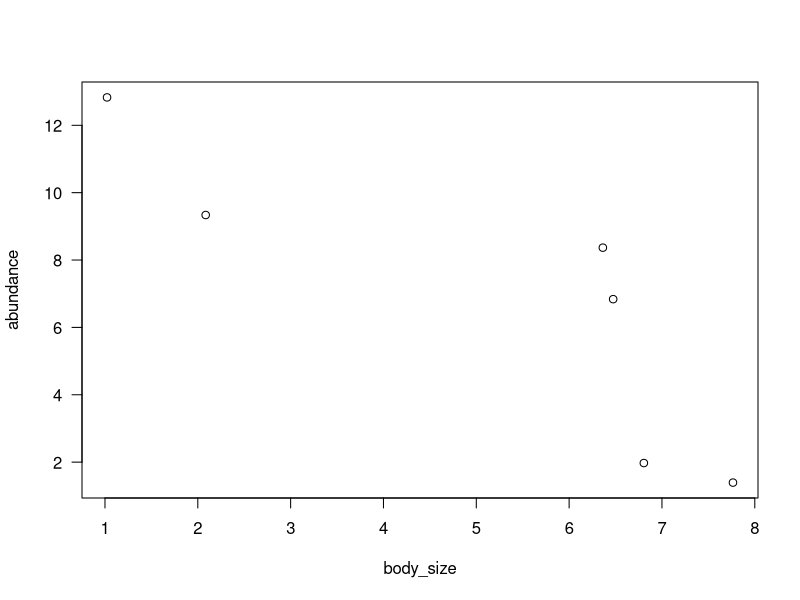
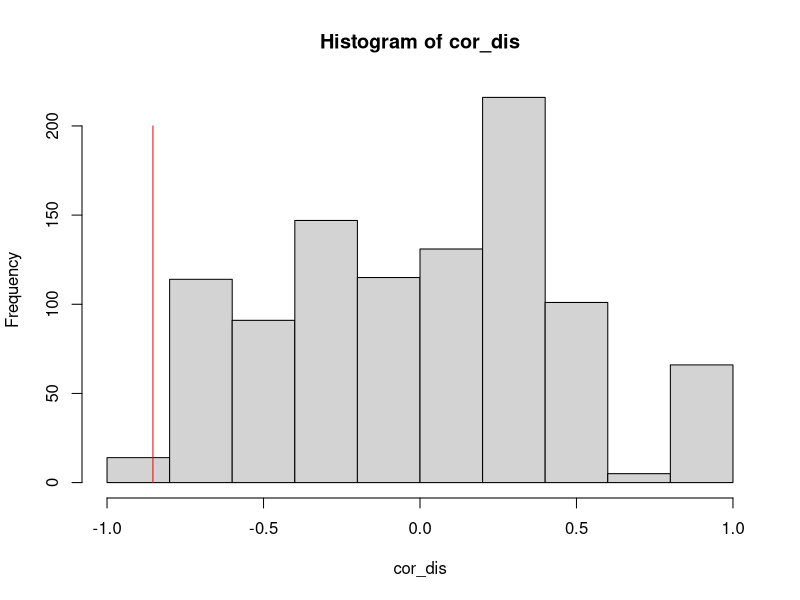
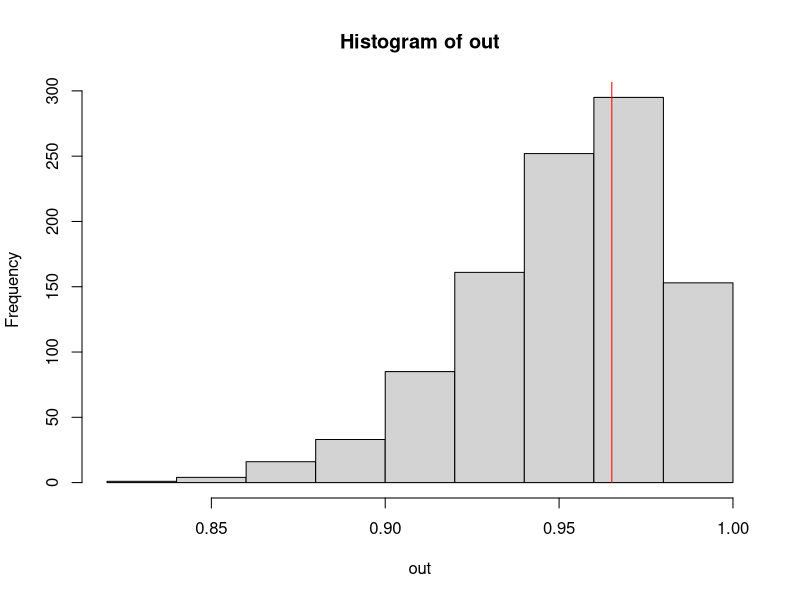

Generate these figures, in order, with R: (Note: this script raises an error after producing the figures.)
#This script plays with null models as a way to learn functions and
  #practice loops.

#A simple null model used to test correlations----

#The data
abundance <- sort(runif(n = 6, min = 1, max = 13))
body_size <- sort(runif(n = 6, min = 1, max = 9), decreasing = TRUE)
plot(abundance ~ body_size, las = 1)
(corr <- cor(abundance,body_size))
cor.test(abundance,body_size)

#The null model:
#idea: Brake all processes except for the process of interest and compare the
#observed with the expected data.

#In this case we want to test if this correlation may be due to randomness.
#We brake then the "body_size" process and left only randomness. use `sample()`

cor(sample(body_size, size = length(body_size), replace = FALSE), abundance)

#we do it 1000 times
#cor_dis <- c()
cor_dis <- rep(NA, 1000)
for (k in 1:1000){
  cor_dis[k] <- cor(sample(body_size, size = length(body_size), replace = FALSE), abundance)
}


#plot
hist(cor_dis)
lines(c(corr, corr), c(0,200), col = "red")

#test p-value
(p <- pnorm(corr, mean = mean(cor_dis), sd = sd(cor_dis)))
#Or using the real distribution directly
length(cor_dis[which(cor_dis < corr)])/1000

#Another example----
#We observe a pattern: How uneven are abundance distributions?
abundance <- round(runif(n = 6, min = 1, max = 13))
#calculate pielou's evenees (shannon/logarithm of number of species)
#Shannon The proportion of species i relative to the total number of species
#(pi) is calculated, and then multiplied by the natural logarithm of
#this proportion (lnpi). The resulting product is summed across species,
#and multiplied by -1:
J <- function(v){
  p <- v/sum(v)
  S <- -sum(p * log(p))
  S/log(length(v))
}
eve <- J(abundance)
#is this eveness higher than expected?
#calculate evenness of a random assembly
#tip: we need to sample 36 individuals and assign them a species randomly
#then, we can group per species.
rand <- sample(c(1:6), sum(abundance), replace = TRUE)
abundance2 <- table(rand)
#abundance2 <- hist(rand, breaks = seq(0,6,1))$counts #this does the same, plots store data!
#Calculate J of the simulated community
J2 <- J(abundance2)
# now make it 1000 times
init <- Sys.time()
#out <- c() #slower
out <- rep(NA, 1000)
for(i in 1:1000){
  rand <- sample(c(1:6), sum(abundance), replace = TRUE)
  abundance2 <- table(rand)
  J2 <- J(abundance2)
  out <- c(out, J2)
}
end <- Sys.time()
print(init - end)

#calculate p-value
hist(out)
lines(c(eve, eve), c(0,1000), col = "red")
(p <- pnorm(eve, mean = mean(out, na.rm = TRUE), sd = sd(out, na.rm = TRUE)))
#Or using the real distribution directly
length(out[which(out < eve)])/1000

#functionalize it
null_function <- function(x, iterations = 1000){
  #calulate observed values
  n <- length(x)
  eve <- J(x) #observed eveness
  # make a loop
  out_bs <- c()
  for(i in 1:iterations){
    rand <- sample(c(1:n), sum(x), replace = TRUE)
    x2 <- table(rand)
    J2 <- J(x2)
    out_bs <- c(out_bs, J2)
  }
  #And test significance
  out <- length(out_bs[which(out_bs < eve)])/iterations
  print(paste("The eveness value observed is ",
              round(eve, digits = 2), "and the probablility of ocurring by chance is ",
              round(out, digits = 2)))
}

null_function(c(3,4,4,4,5,6,6,8,8))
null_function(c(1,2,2,3,4,6,8,9,9))
null_function(c(1,1,1,1,1,1,1,1,100))

#make a package!

#What if the loop is too slow... we can use lapply
init <- Sys.time()
null_function(round(runif(1000,30,35)))
end <- Sys.time()
print(init - end)

#functionalize using lappy
null_function_apply <- function(x, iterations = 1000){
  #calulate observed values
  n <- length(x)
  eve <- J(x) #observed eveness
  # Use lapply for the loop
  out_bs <- lapply(1:iterations, function(i) {
    rand <- sample(c(1:n), sum(x), replace = TRUE)
    x2 <- table(rand)
    J(x2)
  })
  # Convert the list to a vector
  out_bs <- unlist(out_bs)
  #And test significance
  out <- length(out_bs[which(out_bs < eve)])/iterations
  print(paste("The eveness value observed is ",
              round(eve, digits = 2), "and the probablility of ocurring by chance is ",
              round(out, digits = 2)))
}

init <- Sys.time()
null_function_apply(round(runif(1000,30,35)))
end <- Sys.time()
print(init - end)

#even faster
#functionalize the part inside of the loop only
library(future.apply)
null_function_fapply <- function(x, iterations = 1000){
  #calulate observed values
  n <- length(x)
  eve <- J(x) #observed eveness
  # Use lapply for the loop
  out_bs <- future_lapply(1:iterations, function(i) {
    rand <- sample(c(1:n), sum(x), replace = TRUE)
    x2 <- table(rand)
    J(x2)
  }, future.seed = NULL)
  # Convert the list to a vector
  out_bs <- unlist(out_bs)
  #And test significance
  out <- length(out_bs[which(out_bs < eve)])/iterations
  print(paste("The eveness value observed is ",
              round(eve, digits = 2), "and the probablility of ocurring by chance is ",
              round(out, digits = 2)))
}

plan(multisession)
init <- Sys.time()
null_function_fapply(round(runif(1000,30,35)))
end <- Sys.time()
print(init - end)

#null model 2.
#We want to test now if body size is driving the evenness patterns.
#we create a null model where body_size is the only responsible of the
#observed pattern
abundance <- c(1,3,4,7,8,13)
body_size <- c(9,6,5,3,2,1)
#Do one iteration
sum(abundance)
sample(c(1:6), 36, replace = TRUE, prob = body_size)
# make a loop
out_bs <- c()
for(i in 1:1000){
  rand <- sample(c(1:6), 36, replace = TRUE, prob = body_size)
  abundance2 <- table(rand)
  J2 <- J(abundance2)
  out_bs <- c(out_bs, J2)
}
#And test significance
hist(out_bs)
lines(c(eve, eve), c(0,400), col = "red")
(p <- pnorm(eve, mean = mean(out_bs, na.rm = TRUE), sd = sd(out_bs, na.rm = TRUE)))
(p <- 1- pnorm(eve, mean = mean(out_bs, na.rm = TRUE), sd = sd(out_bs, na.rm = TRUE)))
#we remove NA's as in function J, log(richness) is NA when a species abundance is 0.
#basically we ignore those cases, as we are only interested in communities with all species
#having positive abundances.
#Or using the real distribution directly
length(out_bs[which(out_bs < eve)])/1000

#Functionalize it

null_function2 <- function(x, cond, iterations = 1000){
  # make a loop
  n <- length(x)
  eve <- J(x)
  out_bs <- c()
  for(i in 1:iterations){
    rand <- sample(c(1:n), sum(x), replace = TRUE, prob = cond)
    abundance2 <- table(rand)
    J2 <- J(abundance2)
    out_bs <- c(out_bs, J2)
  }
  #And test significance
  out <- length(out_bs[which(out_bs < eve)])/iterations
  print(paste("The eveness value observed is ",
              round(eve, digits = 2), "and the probablility of ocurring by the condition is ",
              round(out, digits = 2)))
}

null_function2(x = abundance, cond = body_size)

